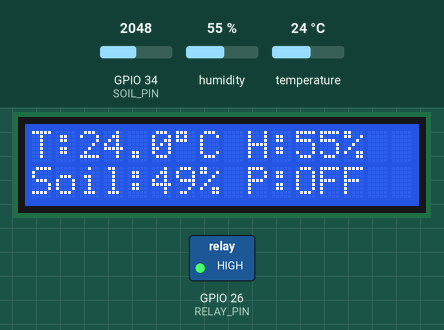
Simulated run of this sketch. Board: ESP32. Shown: 16×2 character LCD, switched loads named in the sketch (green lamp = pin HIGH). The inputs (shaded band) are chosen by the test bench; at power-on: GPIO 34 (SOIL_PIN) = 2048, humidity 55 %, temperature 24 °C. WiFi joins after 1.5 s; servers stay silent unless stated; what the sketch prints to the serial monitor is not drawn.

Above: at 7.5 s.
7.6 s: GPIO 34 (SOIL_PIN) set to 2403
At 12.8 s:
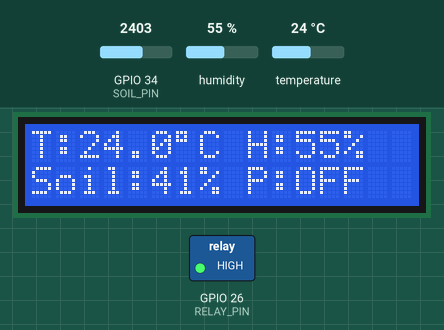
13.4 s: GPIO 34 (SOIL_PIN) set to 2509
At 17.8 s:
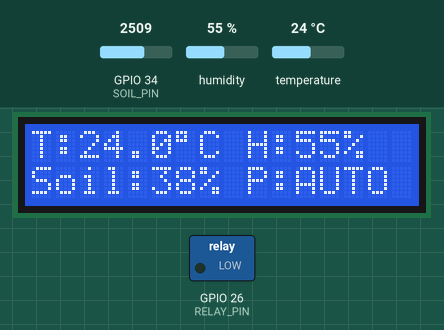
18.4 s: humidity set to 22 %
At 22.9 s:
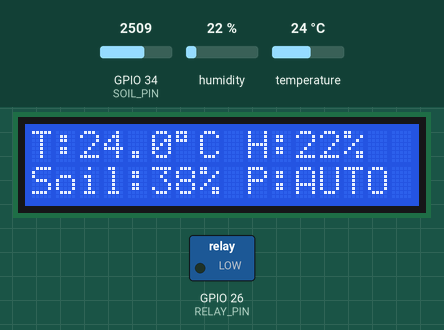
23.4 s: temperature set to 12 °C
At 27.9 s:
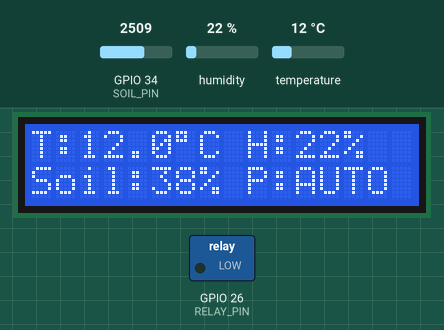
28.4 s: humidity set to 40 %
At 32.9 s:
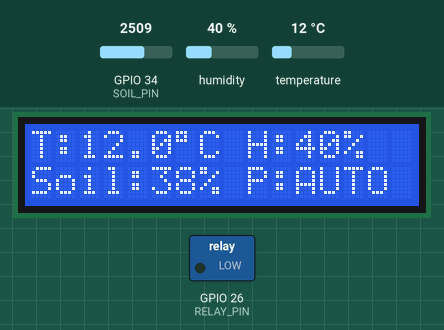
33.4 s: GPIO 34 (SOIL_PIN) set to 2866
Timing chart, 0 to 36.4 s (numbered marks = the images above; inputs shaded):
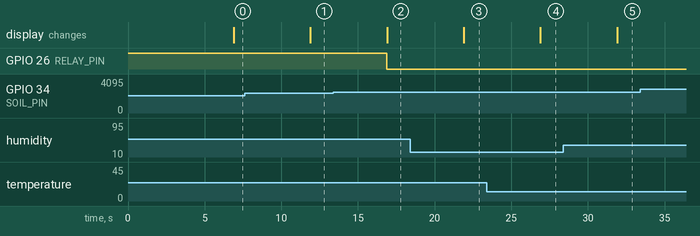

Measured:
- the behaviour switches between 2457 and 2458 on GPIO 34 (SOIL_PIN) (found by bisection; images 1 and 2)
- after the input at 7.6 s, the display: changes after 4.3 s (image 1)
- after the input at 13.4 s, GPIO 26 (RELAY_PIN): HIGH → LOW after 3.5 s; the display: changes after 3.5 s (image 2)
- after the input at 18.4 s, the display: changes after 3.5 s (image 3)
- after the input at 23.4 s, the display: changes after 3.5 s (image 4)
- after the input at 28.4 s, the display: changes after 3.5 s (image 5)

The sketch:

Smart_Irrigation.ino
```cpp
#define BLYNK_TEMPLATE_ID "TMPL3S4kSHAXj"
#define BLYNK_TEMPLATE_NAME "SMART IRRIGATION"
#define BLYNK_AUTH_TOKEN "It72TZOHLLB2oHJjQGGrLjQ_QMQEHpZT"

#include <WiFi.h>
#include <Wire.h>
#include <LiquidCrystal_I2C.h>
#include <BlynkSimpleEsp32.h>
#include <DHT.h>

// --- WiFi ---
char ssid[] = "GROUP16";
char pass[] = "987654321";

// Pins
#define DHTPIN 4
#define DHTTYPE DHT22
#define SOIL_PIN 34
#define RELAY_PIN 26
#define LCD_ADDR 0x27

// Blynk Pins
#define VPIN_SOIL   V0
#define VPIN_TEMP   V1
#define VPIN_HUM    V2
#define VPIN_MANUAL V3

// Objects
DHT dht(DHTPIN, DHTTYPE);
LiquidCrystal_I2C lcd(LCD_ADDR, 16, 2);
BlynkTimer timer;

// Variables
bool manualPumpOn = false;
bool autoPumpOn = false;
int pumpThreshold = 40;
bool pumpState = false;

// Control Pump Function (Active LOW Logic)
void controlPump() {
  if (manualPumpOn || autoPumpOn) {
    digitalWrite(RELAY_PIN, LOW);   // ON (Active LOW)
    pumpState = true;
    Serial.println("Pump ON");
  } else {
    digitalWrite(RELAY_PIN, HIGH);  // OFF
    pumpState = false;
    Serial.println("Pump OFF");
  }
}

// Manual Pump Control from Blynk
BLYNK_WRITE(VPIN_MANUAL) {
  manualPumpOn = param.asInt();
  controlPump();
}

// Sensor Logic and LCD Display
void sensorLogic() {
  float t = dht.readTemperature();
  float h = dht.readHumidity();
  int soilVal = analogRead(SOIL_PIN);
  int soilPercent = map(soilVal, 4095, 0, 0, 100);

  if (!manualPumpOn && soilPercent < pumpThreshold) {
    autoPumpOn = true;
  } else {
    autoPumpOn = false;
  }

  controlPump();

  // Send data to Blynk
  Blynk.virtualWrite(VPIN_TEMP, t);
  Blynk.virtualWrite(VPIN_HUM, h);
  Blynk.virtualWrite(VPIN_SOIL, soilPercent);

  // Update LCD
  lcd.clear();
  lcd.setCursor(0, 0);
  lcd.print("T:");
  lcd.print(t, 1);
  lcd.print((char)223);
  lcd.print("C H:");
  lcd.print((int)h);
  lcd.print("%");

  lcd.setCursor(0, 1);
  lcd.print("Soil:");
  lcd.print(soilPercent);
  lcd.print("% ");

  if (manualPumpOn) {
    lcd.print("P:MAN");
  } else if (autoPumpOn) {
    lcd.print("P:AUTO");
  } else {
    lcd.print("P:OFF");
  }
}

void setup() {
  Serial.begin(115200);
  pinMode(RELAY_PIN, OUTPUT);
  digitalWrite(RELAY_PIN, HIGH); // OFF at boot (Active LOW)

  dht.begin();
  lcd.init();
  lcd.backlight();

  Blynk.begin(BLYNK_AUTH_TOKEN, ssid, pass);
  timer.setInterval(5000L, sensorLogic);
}

void loop() {
  Blynk.run();
  timer.run();
}
```
